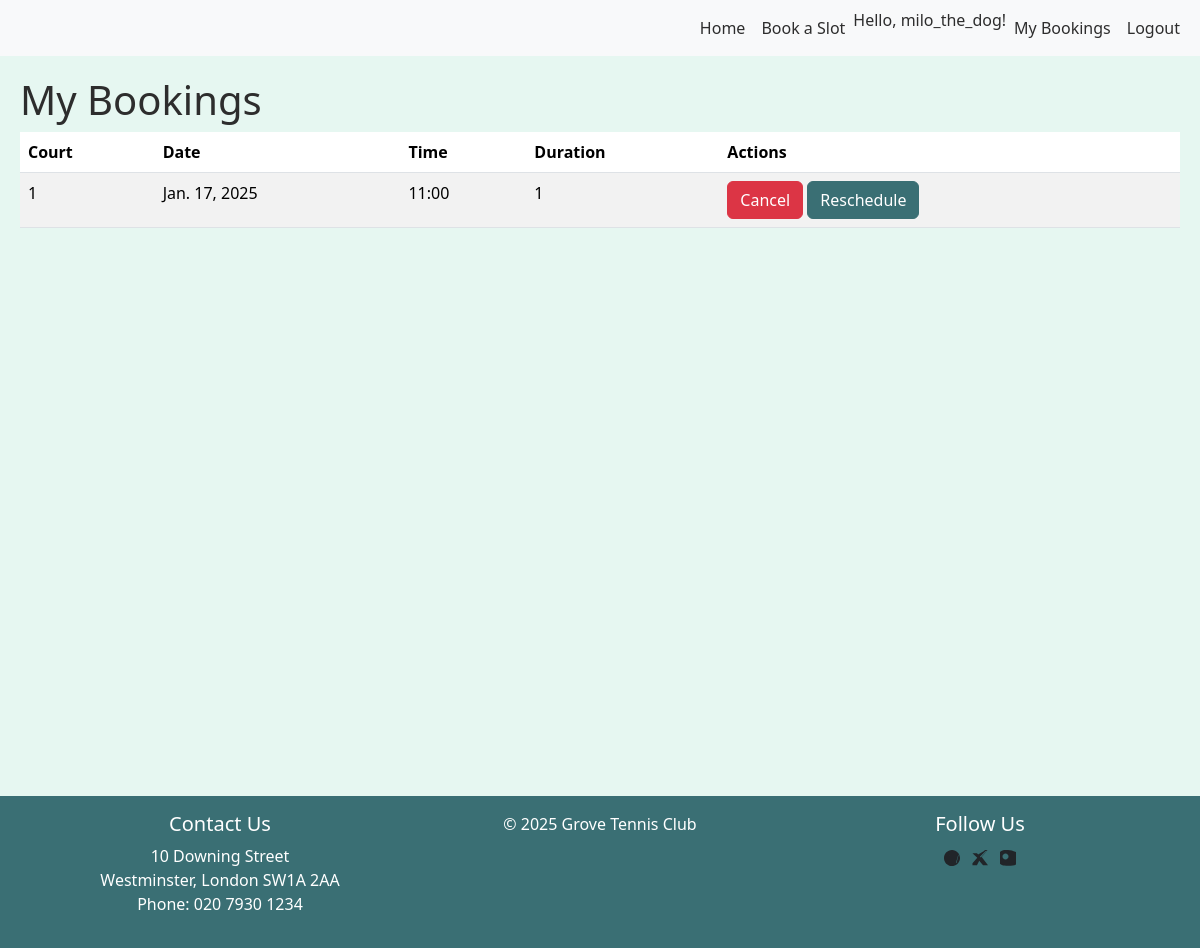
The page /bookings/ (signed in) on the database as committed earlier.
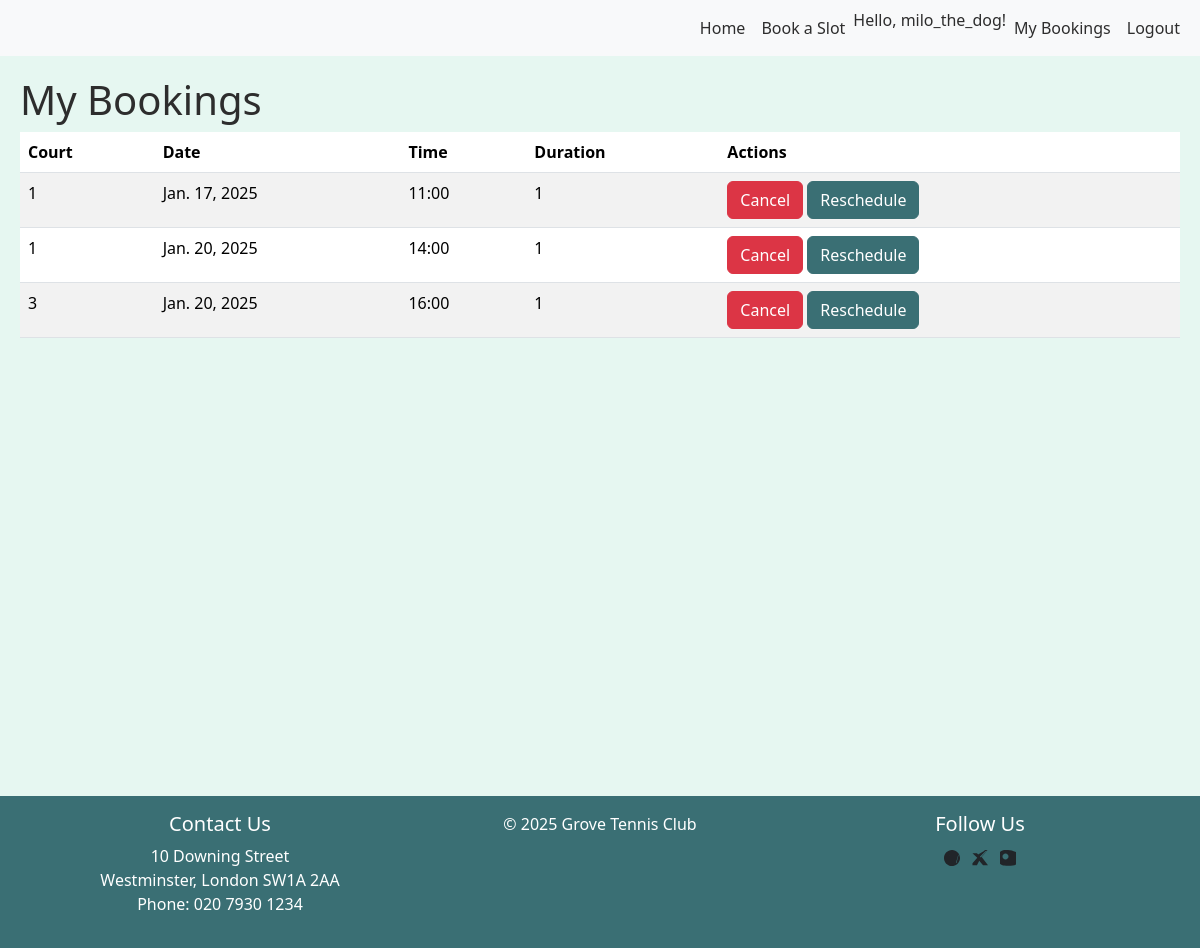
The same page on the database as committed later.
### bookings/models.py (models this page shows, shortened)
class Booking(models.Model):
    user = models.ForeignKey(User, on_delete=models.CASCADE, related_name='my_bookings')
    booked_by = models.ForeignKey(User, on_delete=models.CASCADE, related_name='assigned_bookings')  # Changed to booked_by for clarity
    court = models.ForeignKey(Court, on_delete=models.CASCADE) #You can remove this if you want
    availability = models.ForeignKey(Availability, on_delete=models.CASCADE)  # Add this line
    booking_date = models.DateField() #Add this line
    booking_time = models.TimeField()
    duration = models.IntegerField()
    is_active = models.BooleanField(default=True)

class Court(models.Model):
    court_number = models.IntegerField(unique=True)
    court_type = models.CharField(max_length=50)

### bookings/views.py (the view)
# urls.py: path('bookings/', views.view_bookings, name='view_bookings'),
@login_required
def view_bookings(request):
    bookings = Booking.objects.filter(user=request.user, is_active=True).order_by('booking_date', 'booking_time') #Only active bookings
    return render(request, 'bookings/dashboard.html', {'bookings': bookings})

### bookings/templates/bookings/dashboard.html (shortened to what this page needs)
{% extends "base_generic.html" %}
{% load static %}
{% load availability_filters %}
{% block content %}
<h1>My Bookings</h1>
{% if bookings %}
<table class="table table-striped">
    <thead>
        <tr>
            <th>Court</th>
            <th>Date</th>
            <th>Time</th>
            <th>Duration</th>
            <th>Actions</th>
        </tr>
    </thead>
    <tbody>
        {% for booking in bookings %}
        <tr>
            <td>{{ booking.court.court_number }}</td>
            <td>{{ booking.booking_date }}</td>
            <td>{{ booking.booking_time|time:"H:i" }}</td>
            <td>{{ booking.duration }}</td>
            <td>
                <button class="btn btn-danger cancel-button" data-booking-id="{{ booking.id }}">Cancel</button>
                <button class="btn btn-primary reschedule-button" data-booking-id="{{ booking.id }}"
                        data-booking-date="{{ booking.booking_date }}" data-booking-time="{{ booking.booking_time }}">
                    Reschedule
                </button>
            </td>
        </tr>
        {% endfor %}
    </tbody>
</table>
{% else %}
<p>You have no upcoming bookings.</p>
{% endif %}
<link rel="stylesheet" href="{% static 'css/style.css' %}">
{% endblock %}

### templates/base_generic.html (shortened to what this page needs)
{% load static %}
<!DOCTYPE html>
<html lang="en">
<head>
    <link href="https://cdn.jsdelivr.net/npm/bootstrap@5.3.2/dist/css/bootstrap.min.css" rel="stylesheet"
>
    <link rel="stylesheet" href="{% static 'css/style.css' %}">
</head>
<body>
    <header id="page-header">
        <nav class="navbar navbar-expand-lg navbar-light bg-light">
            <div class="container-fluid">
                <div class="collapse navbar-collapse" id="navbarNav">
                    <ul class="navbar-nav ms-auto">
                        <li class="nav-item">
                            <a class="nav-link" href="{% url 'home' %}">Home</a>
                        </li>
                        <li class="nav-item">
                            <a class="nav-link" href="{% url 'book_slot' %}">Book a Slot</a>
                        </li>
                        {% if user.is_authenticated %}
                            <li class="nav-item">Hello, {{ user.username }}!</li>
                            <li class="nav-item"> <a class="nav-link" href="{% url 'view_bookings' %}">My Bookings</a></li>
                            <li class="nav-item">
                                <a class="nav-link" href="{% url 'logout' %}">Logout</a>
                            </li>
                        {% endif %}
                    </ul>
                </div>
            </div>
        </nav>
    </header>
    <main id="page-content">
        {% block content %}{% endblock %}
    </main>
    <footer id="page-footer" class="bg-light text-center py-3 mt-auto">
        <div class="container">
            <div class="row">
                <div class="col-md-4">
                    <h5>Contact Us</h5>
                    <p>10 Downing Street<br>
                       Westminster, London SW1A 2AA<br>
                       Phone: 020 7930 1234</p>
                </div>
                <div class="col-md-4">
                    <p>&copy; 2025 Grove Tennis Club</p>
                </div>
                <div class="col-md-4">
                    <h5>Follow Us</h5>
                    <ul class="list-inline">
                        <li class="list-inline-item">
                            <a href="#" class="text-decoration-none text-dark" aria-label="Facebook">
                            </a>
                        </li>
                        <li class="list-inline-item">
                            <a href="#" class="text-decoration-none text-dark" aria-label="Twitter">
                                <svg xmlns="http://www.w3.org/2000/svg" width="16" height="16" fill="currentColor" class="bi bi-twitter-x" viewBox="0 0 16 16">
                                    <path d="M12.6.75h2.454l-5.36 6.142L16 15.25h-4.932l-3.867-4.382L4.94 15.25H.48v-2.108l4.777-5.392L.479 3.14h4.495l3.867 4.382L15.52 0h-2.92zM6.252 8.338l-2.29-2.62L12.485.75h1.516z"/>
                                </svg>
                            </a>
                        </li>
                        <li class="list-inline-item">
                            <a href="#" class="text-decoration-none text-dark" aria-label="Instagram">
                            </a>
                        </li>
                    </ul>
                </div>
            </div>
        </div>
    </footer>
</body>
</html>

### static/css/style.css (style rules this page uses)
:root { --primary-bg: #E6F7F1; --secondary-bg: #B2C2E0; --primary-accent: #3A6F74; --secondary-accent: #5C88C8; --light-text: #FFFFFF; --dark-text: #2D2D2D; }
body { background-color: var(--primary-bg); color: var(--dark-text); display: flex; flex-direction: column; margin: 0; min-height: 100vh; }
.navbar { background-color: var(--secondary-bg); }
.navbar-light .navbar-nav .nav-link { color: var(--dark-text); }
.btn-primary { background-color: var(--primary-accent); border-color: var(--primary-accent); color: var(--light-text); }
#page-footer { background-color: var(--primary-accent) !important; color: var(--light-text); padding: 1rem; margin-top: auto; width: 100%; }
#page-footer a { color: var(--light-text); }
#page-footer h5 { color: var(--light-text); }
#page-content { padding: 20px; min-height: calc(100vh - 120px); margin-bottom: 60px; }
.table { width: 100%; }
.text-center { text-align: center; }

Rows that differ between the two databases and show on the page:
added Booking: court.court_number "1", booking_date "Jan. 20, 2025", booking_time "14:00", duration "1"
added Booking: court.court_number "3", booking_date "Jan. 20, 2025", booking_time "16:00", duration "1"
